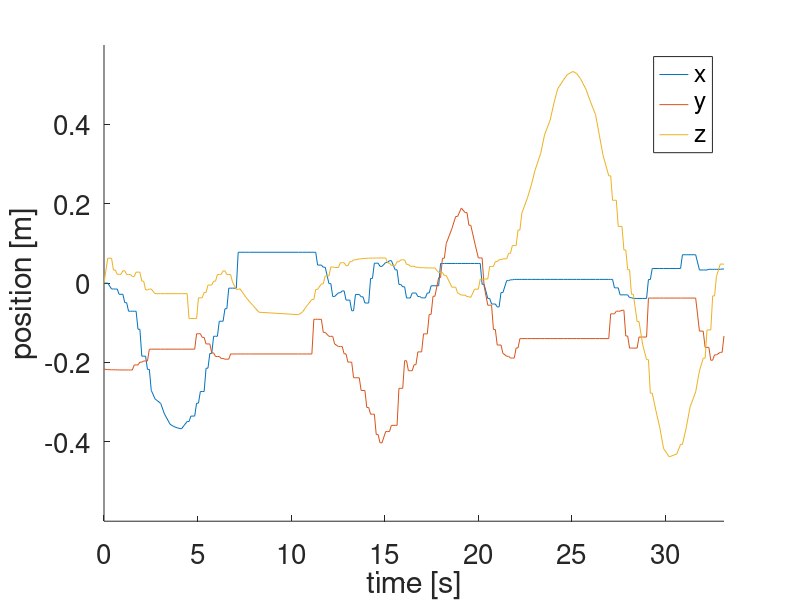

This figure's MATLAB source:
close all;
clear all;
clc;


e10 = csvread("e10.csv");
t = (e10(:,2)-e10(1,2))/1000;

figure();
hold on;
set(gca(), "fontsize", 20);
plot(t, e10(:,3));
plot(t, e10(:,4));
plot(t, e10(:,5));
legend("x", "y", "z");
axis([0 t(end) -0.6 0.6]);
ylabel("position [m]");
xlabel("time [s]");